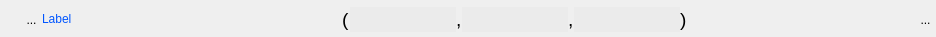
<?xml version="1.0" encoding="UTF-8"?>
<ui version="4.0">
 <class>WidgetTuple3</class>
 <widget class="QWidget" name="WidgetTuple3">
  <property name="geometry">
   <rect>
    <x>0</x>
    <y>0</y>
    <width>936</width>
    <height>37</height>
   </rect>
  </property>
  <property name="sizePolicy">
   <sizepolicy hsizetype="Preferred" vsizetype="Fixed">
    <horstretch>0</horstretch>
    <verstretch>0</verstretch>
   </sizepolicy>
  </property>
  <property name="minimumSize">
   <size>
    <width>0</width>
    <height>0</height>
   </size>
  </property>
  <property name="windowTitle">
   <string>Form</string>
  </property>
  <layout class="QHBoxLayout" name="horizontalLayout_2">
   <property name="spacing">
    <number>0</number>
   </property>
   <property name="leftMargin">
    <number>0</number>
   </property>
   <property name="topMargin">
    <number>2</number>
   </property>
   <property name="rightMargin">
    <number>0</number>
   </property>
   <property name="bottomMargin">
    <number>0</number>
   </property>
   <item>
    <layout class="QHBoxLayout" name="horizontalLayout">
     <property name="spacing">
      <number>0</number>
     </property>
     <item>
      <spacer name="horizontalSpacer_3">
       <property name="orientation">
        <enum>Qt::Horizontal</enum>
       </property>
       <property name="sizeType">
        <enum>QSizePolicy::Fixed</enum>
       </property>
       <property name="sizeHint" stdset="0">
        <size>
         <width>21</width>
         <height>20</height>
        </size>
       </property>
      </spacer>
     </item>
     <item>
      <widget class="MonBoutonValide" name="RBValide">
       <property name="minimumSize">
        <size>
         <width>21</width>
         <height>25</height>
        </size>
       </property>
       <property name="maximumSize">
        <size>
         <width>21</width>
         <height>25</height>
        </size>
       </property>
       <property name="focusPolicy">
        <enum>Qt::ClickFocus</enum>
       </property>
       <property name="styleSheet">
        <string notr="true">border : 0px</string>
       </property>
       <property name="text">
        <string>...</string>
       </property>
       <property name="icon">
        <iconset>
         <normaloff>../Editeur/icons/ast-green-ball.png</normaloff>../Editeur/icons/ast-green-ball.png</iconset>
       </property>
       <property name="iconSize">
        <size>
         <width>25</width>
         <height>25</height>
        </size>
       </property>
      </widget>
     </item>
    </layout>
   </item>
   <item>
    <widget class="MonLabelClic" name="label">
     <property name="sizePolicy">
      <sizepolicy hsizetype="Fixed" vsizetype="Fixed">
       <horstretch>0</horstretch>
       <verstretch>0</verstretch>
      </sizepolicy>
     </property>
     <property name="minimumSize">
      <size>
       <width>300</width>
       <height>25</height>
      </size>
     </property>
     <property name="maximumSize">
      <size>
       <width>178</width>
       <height>16777215</height>
      </size>
     </property>
     <property name="frameShape">
      <enum>QFrame::NoFrame</enum>
     </property>
     <property name="text">
      <string>&lt;html&gt;&lt;head/&gt;&lt;body&gt;&lt;p&gt;&lt;span style=&quot; color:#0055ff;&quot;&gt;Label&lt;/span&gt;&lt;/p&gt;&lt;/body&gt;&lt;/html&gt;</string>
     </property>
    </widget>
   </item>
   <item>
    <widget class="QLabel" name="label_2">
     <property name="text">
      <string>&lt;html&gt;&lt;head/&gt;&lt;body&gt;&lt;p&gt;&lt;span style=&quot; font-size:14pt;&quot;&gt;(&lt;/span&gt;&lt;/p&gt;&lt;/body&gt;&lt;/html&gt;</string>
     </property>
    </widget>
   </item>
   <item>
    <widget class="QLineEdit" name="lineEditVal1">
     <property name="sizePolicy">
      <sizepolicy hsizetype="Preferred" vsizetype="Fixed">
       <horstretch>0</horstretch>
       <verstretch>0</verstretch>
      </sizepolicy>
     </property>
     <property name="minimumSize">
      <size>
       <width>0</width>
       <height>25</height>
      </size>
     </property>
     <property name="maximumSize">
      <size>
       <width>805</width>
       <height>16777215</height>
      </size>
     </property>
     <property name="styleSheet">
      <string notr="true">background:rgb(235,235,235);
border:0px;</string>
     </property>
    </widget>
   </item>
   <item>
    <widget class="QLabel" name="label_4">
     <property name="text">
      <string>&lt;html&gt;&lt;head/&gt;&lt;body&gt;&lt;p&gt;&lt;span style=&quot; font-size:14pt;&quot;&gt;,&lt;/span&gt;&lt;/p&gt;&lt;/body&gt;&lt;/html&gt;</string>
     </property>
    </widget>
   </item>
   <item>
    <widget class="QLineEdit" name="lineEditVal2">
     <property name="sizePolicy">
      <sizepolicy hsizetype="Preferred" vsizetype="Fixed">
       <horstretch>0</horstretch>
       <verstretch>0</verstretch>
      </sizepolicy>
     </property>
     <property name="minimumSize">
      <size>
       <width>0</width>
       <height>25</height>
      </size>
     </property>
     <property name="maximumSize">
      <size>
       <width>805</width>
       <height>16777215</height>
      </size>
     </property>
     <property name="focusPolicy">
      <enum>Qt::StrongFocus</enum>
     </property>
     <property name="styleSheet">
      <string notr="true">background:rgb(235,235,235);
border:0px;</string>
     </property>
    </widget>
   </item>
   <item>
    <widget class="QLabel" name="label_3">
     <property name="text">
      <string>&lt;html&gt;&lt;head/&gt;&lt;body&gt;&lt;p&gt;&lt;span style=&quot; font-size:14pt;&quot;&gt;,&lt;/span&gt;&lt;/p&gt;&lt;/body&gt;&lt;/html&gt;</string>
     </property>
    </widget>
   </item>
   <item>
    <widget class="QLineEdit" name="lineEditVal3">
     <property name="sizePolicy">
      <sizepolicy hsizetype="Preferred" vsizetype="Fixed">
       <horstretch>0</horstretch>
       <verstretch>0</verstretch>
      </sizepolicy>
     </property>
     <property name="minimumSize">
      <size>
       <width>0</width>
       <height>25</height>
      </size>
     </property>
     <property name="maximumSize">
      <size>
       <width>805</width>
       <height>16777215</height>
      </size>
     </property>
     <property name="focusPolicy">
      <enum>Qt::StrongFocus</enum>
     </property>
     <property name="styleSheet">
      <string notr="true">background:rgb(235,235,235);
border:0px;</string>
     </property>
    </widget>
   </item>
   <item>
    <widget class="QLabel" name="label_5">
     <property name="text">
      <string>&lt;html&gt;&lt;head/&gt;&lt;body&gt;&lt;p&gt;&lt;span style=&quot; font-size:14pt;&quot;&gt;)&lt;/span&gt;&lt;/p&gt;&lt;/body&gt;&lt;/html&gt;</string>
     </property>
    </widget>
   </item>
   <item>
    <spacer name="horizontalSpacer">
     <property name="orientation">
      <enum>Qt::Horizontal</enum>
     </property>
     <property name="sizeHint" stdset="0">
      <size>
       <width>40</width>
       <height>20</height>
      </size>
     </property>
    </spacer>
   </item>
   <item>
    <widget class="QToolButton" name="RBPoubelle">
     <property name="minimumSize">
      <size>
       <width>21</width>
       <height>25</height>
      </size>
     </property>
     <property name="maximumSize">
      <size>
       <width>21</width>
       <height>25</height>
      </size>
     </property>
     <property name="focusPolicy">
      <enum>Qt::ClickFocus</enum>
     </property>
     <property name="styleSheet">
      <string notr="true">border : 0px</string>
     </property>
     <property name="text">
      <string>...</string>
     </property>
     <property name="icon">
      <iconset>
       <normaloff>../Editeur/icons/deleteRond.png</normaloff>../Editeur/icons/deleteRond.png</iconset>
     </property>
     <property name="iconSize">
      <size>
       <width>25</width>
       <height>25</height>
      </size>
     </property>
    </widget>
   </item>
  </layout>
 </widget>
 <customwidgets>
  <customwidget>
   <class>MonBoutonValide</class>
   <extends>QToolButton</extends>
   <header>monBoutonValide.h</header>
  </customwidget>
  <customwidget>
   <class>MonLabelClic</class>
   <extends>QLabel</extends>
   <header>monLabelClic.h</header>
  </customwidget>
 </customwidgets>
 <resources/>
 <connections/>
</ui>
